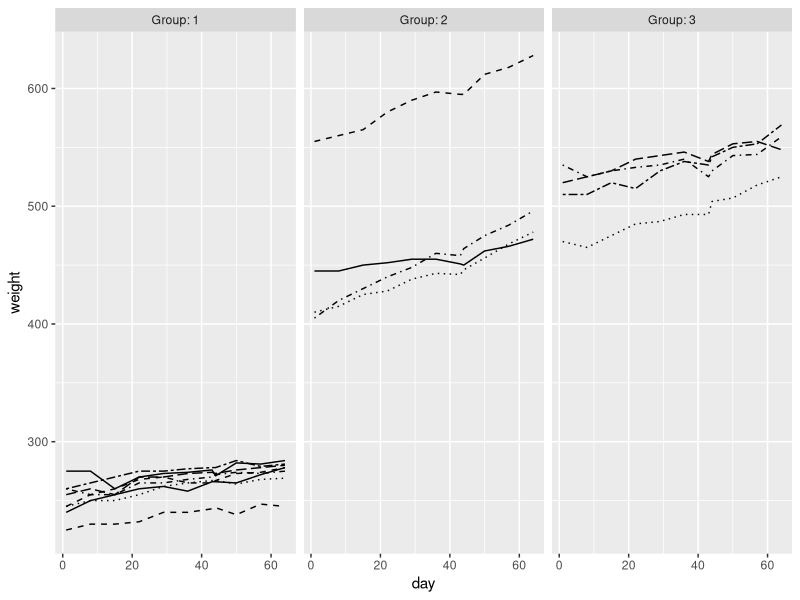
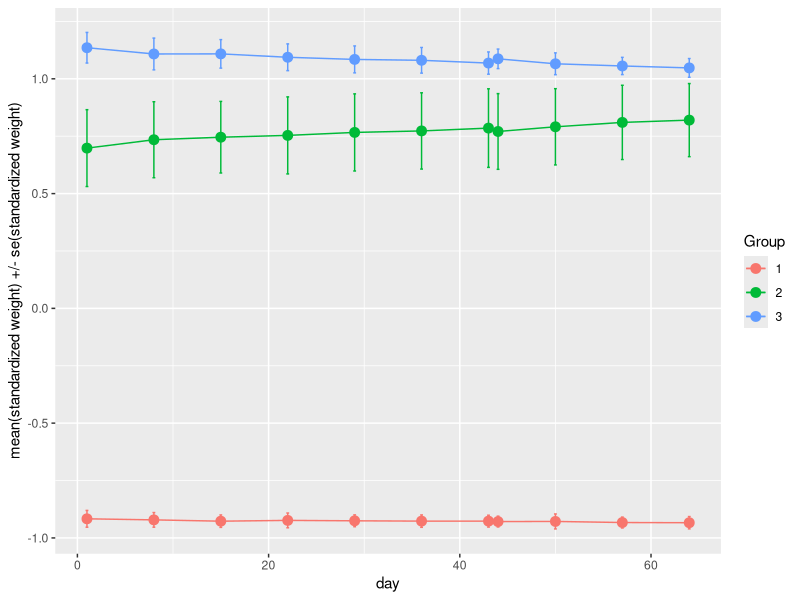
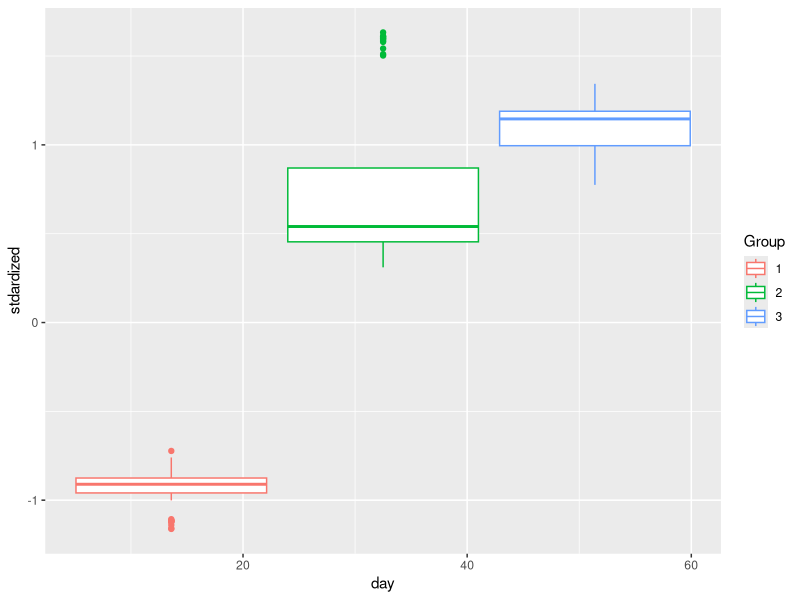
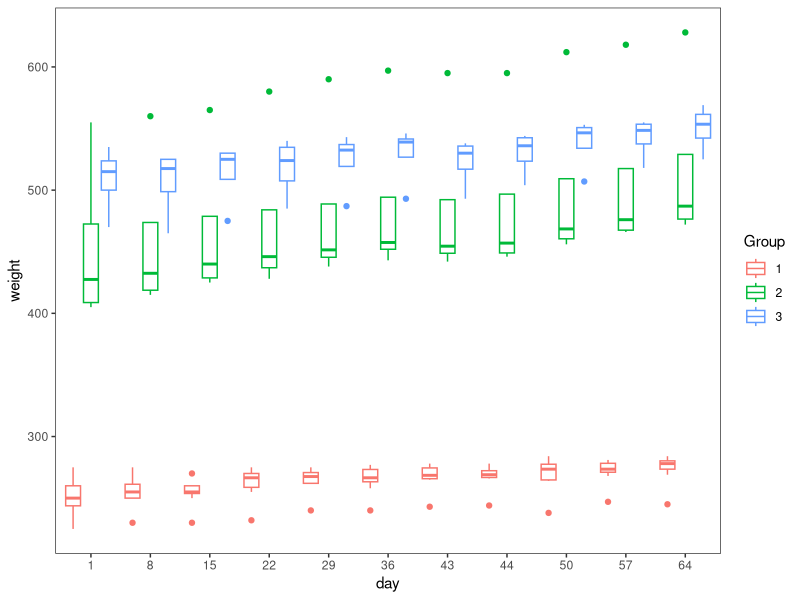
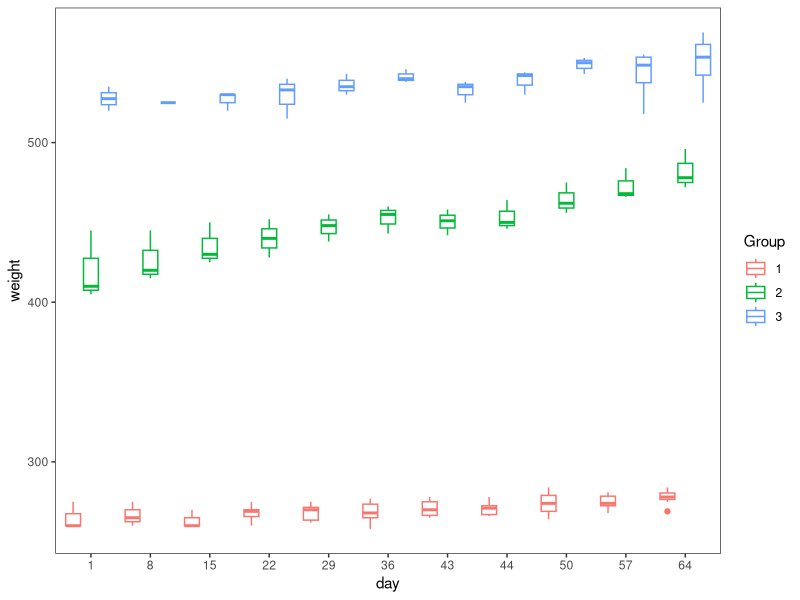
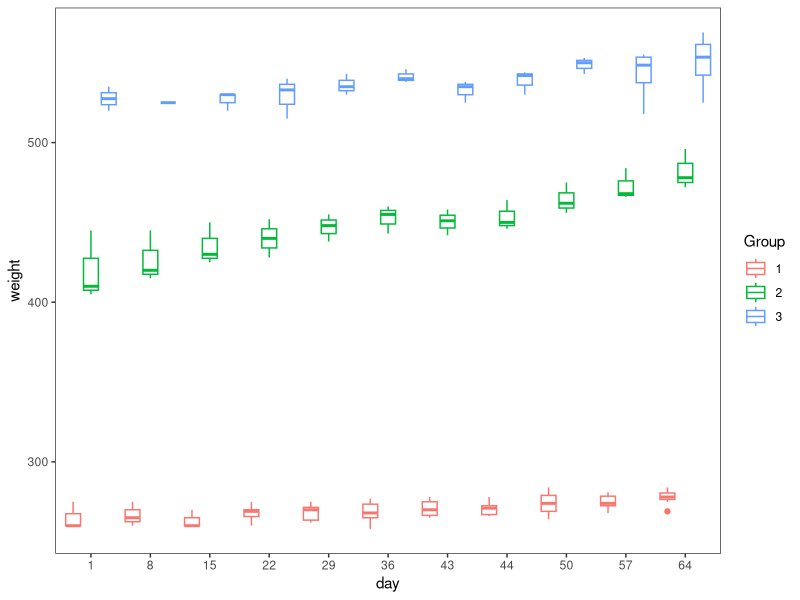
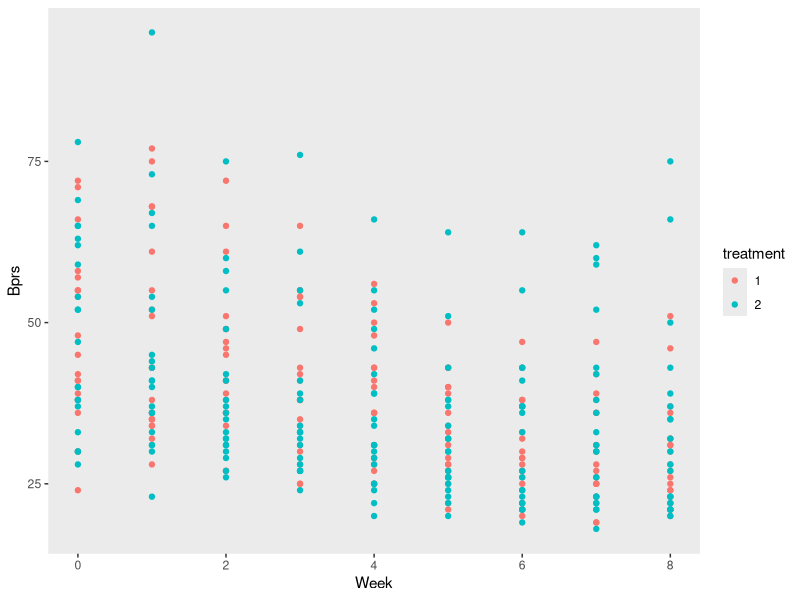
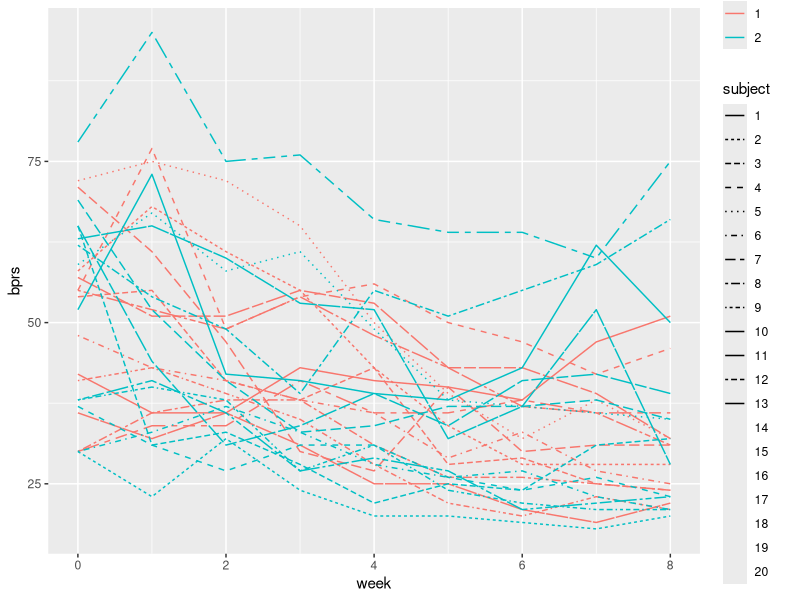

Write the R code that produced these figures, in order.
## ---- chunk 1
library(ggplot2)
library(dplyr)

rats_data <- read.csv('data/RATSL.csv')
bprs_data <- read.csv('data/BPRSL.csv')

rats_data$ID <- factor(rats_data$ID)
rats_data$Group <- factor(rats_data$Group)
bprs_data$subject <- factor(bprs_data$subject)
bprs_data$treatment <- factor(bprs_data$treatment)

glimpse(rats_data)

glimpse(bprs_data)

## ---- chunk 2

ggplot(rats_data, aes(x = day, y = weight, linetype = ID)) + geom_line() + scale_linetype_manual(values = rep(1:10, times=4)) + facet_grid(. ~ Group, labeller = label_both) + theme(legend.position = "none") + scale_y_continuous(limits = c(min(rats_data$weight), max(rats_data$weight)))

## ---- chunk 3
n <- rats_data$day %>% unique() %>% length()

rats_data <- rats_data %>% group_by(day) %>% mutate(stdardized = (weight - mean(weight))/sd(weight)) %>% ungroup()

# Summary data with mean and standard error of bprs by treatment and week 
rats_data_summary <- rats_data %>%
  group_by(Group, day) %>%
  summarise(mean = mean(stdardized), se = sd(stdardized)/sqrt(n) ) %>%
  ungroup()

glimpse(rats_data_summary)

ggplot(rats_data_summary, aes(x = day, y = mean, col=Group)) +
  geom_line() +
  geom_point(size=3) +
  geom_errorbar(aes(ymin = mean - se, ymax = mean + se), width=0.3) +
  scale_y_continuous(name = "mean(standardized weight) +/- se(standardized weight)")


## ---- chunk 4

ggplot(rats_data, aes(x = day, y = stdardized, col = Group)) +
geom_boxplot() +  scale_y_continuous(limits = c(min(rats_data$stdardized), max(rats_data$stdardized)))
## ---- chunk 5
p1 <- ggplot(rats_data, aes(x = factor(day), y = weight, col = Group))
p2 <- p1 + geom_boxplot(position = position_dodge(width = 0.9))
p3 <- p2 + theme_bw() + theme(panel.grid.major = element_blank(), panel.grid.minor = element_blank())
p4 <- p3 + scale_x_discrete(name = "day")

p4

## ---- chunk 6
#Filter each group to their own df

group_1 <- rats_data %>% filter(Group == 1)
group_2 <- rats_data %>% filter(Group == 2)
group_3 <- rats_data %>% filter(Group == 3)

n_1 <- group_1$ID %>% unique() %>% length()
n_2 <- group_2$ID %>% unique() %>% length()
n_3 <- group_3$ID %>% unique() %>% length()

n_1
n_2
n_3


#Print summaries to see lowest and highest values for each group to decide the limits for outlier, trying with 1st or 3rd quartile for lowest/upper limit
summary(group_1)
summary(group_2)
summary(group_3)

#Remove outliers by filtering
group_1 <- group_1 %>% filter(weight > 255)
group_2 <- group_2 %>% filter(weight < 511)
group_3 <- group_3 %>% filter(weight > 513)

n_1 <- group_1$ID %>% unique() %>% length()
n_2 <- group_2$ID %>% unique() %>% length()
n_3 <- group_3$ID %>% unique() %>% length()

n_1
n_2
n_3


#Bind back together
no_outliers <- rbind(group_1, group_2, group_3)

#Check how the plot looks now
p1 <- ggplot(no_outliers, aes(x = factor(day), y = weight, col = Group))
p2 <- p1 + geom_boxplot(position = position_dodge(width = 0.9))
p3 <- p2 + theme_bw() + theme(panel.grid.major = element_blank(), panel.grid.minor = element_blank())
p4 <- p3 + scale_x_discrete(name = "day")

p4
## ---- chunk 7

no_outliers_rats <- rats_data %>% filter(weight >255)

p1 <- ggplot(no_outliers, aes(x = factor(day), y = weight, col = Group))
p2 <- p1 + geom_boxplot(position = position_dodge(width = 0.9))
p3 <- p2 + theme_bw() + theme(panel.grid.major = element_blank(), panel.grid.minor = element_blank())
p4 <- p3 + scale_x_discrete(name = "day")

p4

## ---- chunk 8
#Filter out baseline
no_outliers_ratsS <- no_outliers_rats %>%
  filter(day > 1) %>%
  group_by(Group, ID) %>%
  summarise(mean=mean(weight)) %>%
  ungroup()
glimpse(no_outliers_ratsS)

#Add baseline column to the filtered data
#baseline <- $week0
#BPRSL8S2 <- BPRSL8S %>%
 # mutate(baseline)


no_outliers_ratsS <- no_outliers_rats %>% group_by(Group, ID) %>% summarise( mean=mean(weight) ) %>% ungroup()
glimpse(no_outliers_ratsS)

fit <- lm(mean ~ Group, data = no_outliers_ratsS)
summary(fit)
anova(fit)

## ---- chunk 9
p1 <- ggplot(bprs_data, aes(x = week, y = bprs, group = subject))
p2 <- p1 + geom_point(aes(color = treatment))
p3 <- p2 + scale_x_continuous(name = "Week")
p4 <- p3 + scale_y_continuous(name = "Bprs")
p5 <- p4 + theme(panel.grid.major = element_blank(), panel.grid.minor = element_blank())
p5


## ---- chunk 10
ggplot(bprs_data, aes(x = week, y = bprs, linetype = subject)) + geom_line(aes(color = treatment))

## ---- chunk 11
bprs_lm <- lm(bprs ~ week + treatment, data = bprs_data)
summary(bprs_lm)

